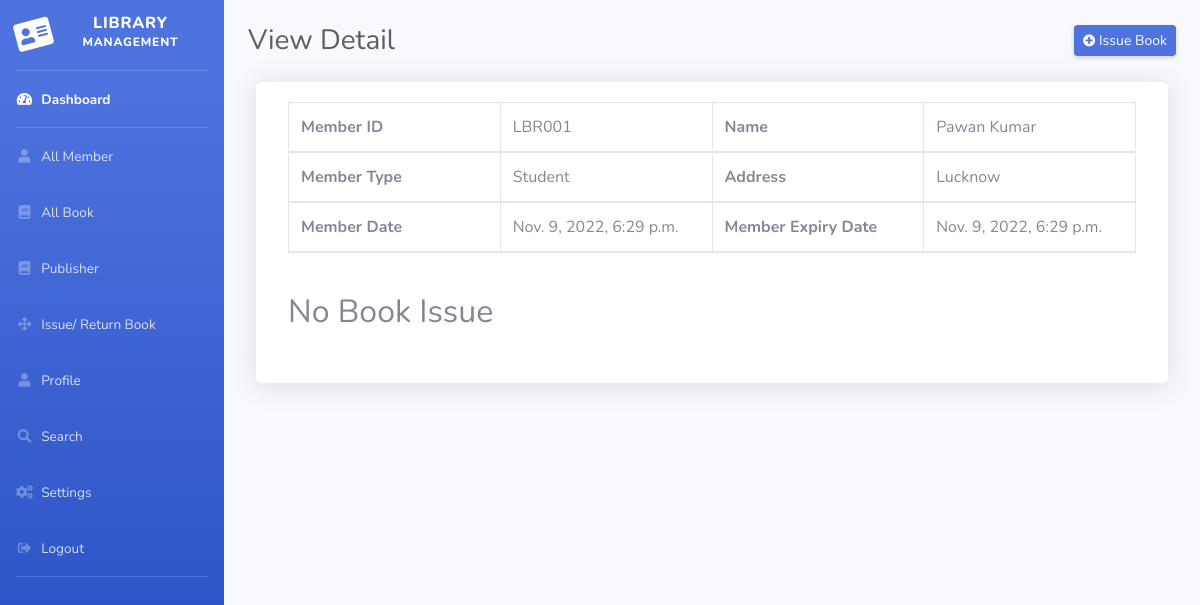
The app's page /viewRequestDetails/1 (signed in), older data.
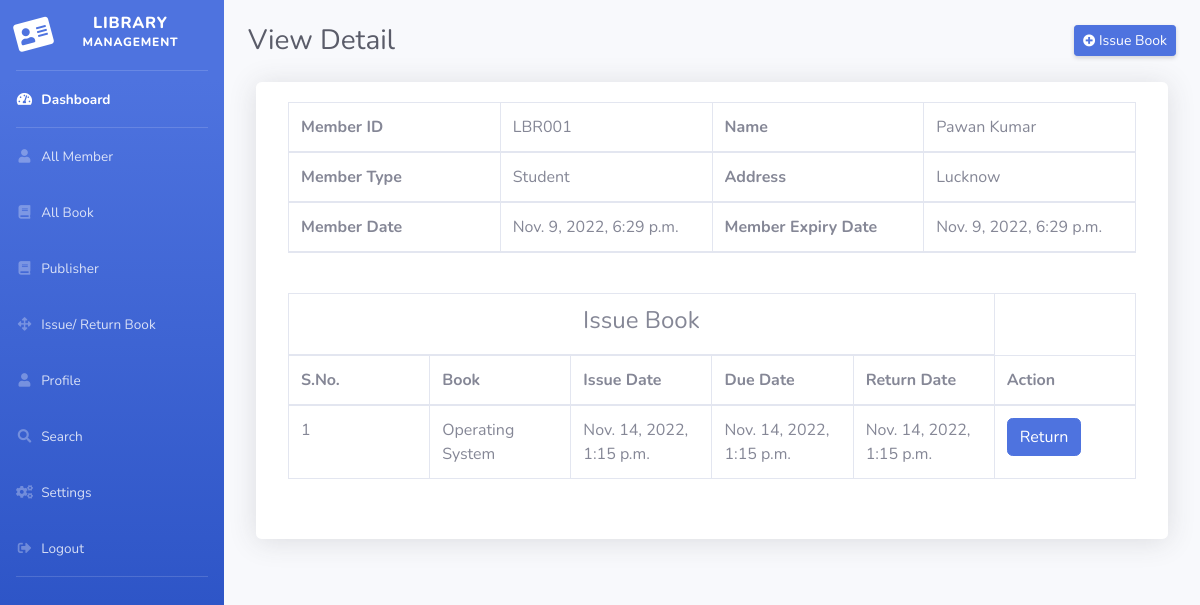
The same page, newer data.
### myapp/models.py (models this page shows, shortened)
class Brrowe_by(models.Model):
    member = models.ForeignKey(Member, on_delete=models.CASCADE, null=True)
    book = models.OneToOneField(Book, on_delete=models.CASCADE, null=True)
    due_date = models.DateTimeField(null=True)
    return_date = models.DateTimeField(null=True)
    issue_date = models.DateTimeField(null=True)

class Book(models.Model):
    book_id = models.CharField(max_length=100, null=True)
    title = models.CharField(max_length=100, null=True)
    author = models.CharField(max_length=100, null=True)
    price = models.CharField(max_length=10, null=True)
    available = models.CharField(max_length=20, null=True)
    publisher = models.CharField(max_length=100, null=True)
    def __str__(self):
        return self.title

### myapp/views.py (the view, shortened to what this page needs)
# urls.py: path('viewRequestDetails/<int:pid>', viewRequestDetails, name='viewRequestDetails'),
def viewRequestDetails(request, pid):
    if not request.user.is_authenticated:
        return redirect('user_login')
    form = Brrowe_byForm(request.POST)
    member = Member.objects.get(id=pid)
    issue = Brrowe_by.objects.filter(member=member)
    issue_count = issue.count()
    return render(request, 'viewRequestDetails.html', locals())

### myapp/models.py (called while the page is built)
    def __str__(self):
        return self.memb_id

### myapp/templates/viewRequestDetails.html (shortened to what this page needs)
{% extends 'dashboard.html' %} {% load static %} {% block main %}
<div id="content-wrapper" class="d-flex flex-column">
  <div id="content">
    <div class="container-fluid">
      <div class="d-sm-flex align-items-center justify-content-between mb-4 mt-4" >
        <h1 class="h3 mb-0 text-gray-800">View Detail</h1>
        <a class="d-none d-sm-inline-block btn btn-sm btn-primary shadow-sm" data-bs-toggle="modal" data-bs-target="#exampleModal">
          <i class="fas fa-plus-circle fa-sm text-white-100"></i>
          Issue Book
        </a>
      </div>
      <div class="row mt-2 rounded shadow mx-2 bg-white">
        <div class="col">
          {% if member %}
          <div class="card-body">
            <table id="example1" class="table table-bordered">
              <thead>
                <tr>
                  <th style="width: 25%">Member ID</th>
                  <td style="width: 25%">{{member.memb_id}}</td>
                  <th style="width: 25%">Name</th>
                  <td style="width: 25%">{{member.name}}</td>
                </tr>
                <tr>
                  <th>Member Type</th>
                  <td>{{member.memb_type}}</td>
                  <th>Address</th>
                  <td>{{member.address}}</td>
                </tr>
                <tr>
                  <th>Member Date</th>
                  <td>{{member.memb_date}}</td>
                  <th>Member Expiry Date</th>
                  <td>{{member.expiry_date}}</td>
                </tr>
              </thead>
            </table>
            <br />
            {% endif %}
            {% if issue %}
            <table id="example1" class="table table-bordered">
              <thead>
                <tr>
                  <th colspan="5" class="text-center"><h4>Issue Book</h4></th>
                </tr>
                <tr>
                  <th style="width: 15%">S.No.</th>
                  <th style="width: 15%">Book</th>
                  <th style="width: 15%">Issue Date</th>
                  <th style="width: 15%">Due Date</th>
                  <th style="width: 15%">Return Date</th>
                  <th style="width: 15%">Action</th>
                </tr>
              </thead>
              <tbody>
                {% for i in issue %}
                  <tr>
                    <td>{{forloop.counter}}</td>
                    <td>{{i.book}}</td>
                    <td>{{i.issue_date}}</td>
                    <td>{{i.due_date}}</td>
                    <td>{{i.return_date}}</td>
                    <td>
                      <a class="btn btn-primary" href="" >
                      Return
                    </a></td>
                  </tr>
                {% endfor %}
              </tbody>
            </table>
            {% else %}
              <h2>No Book Issue</h2>
            {% endif %}
            <br />
          </div>
        </div>
      </div>
    </div>
  </div>
  {% endblock main %}

Row changes from the older to the newer data that the page shows:
added Brrowe_by: book "Operating System", issue_date "Nov. 14, 2022, 1:15 p.m.", due_date "Nov. 14, 2022, 1:15 p.m.", return_date "Nov. 14, 2022, 1:15 p.m."
Text that changed along with them:
text no longer shown: "No Book Issue"
text now shown: "Issue Book S.No. Book Issue Date Due Date Return Date Action"
